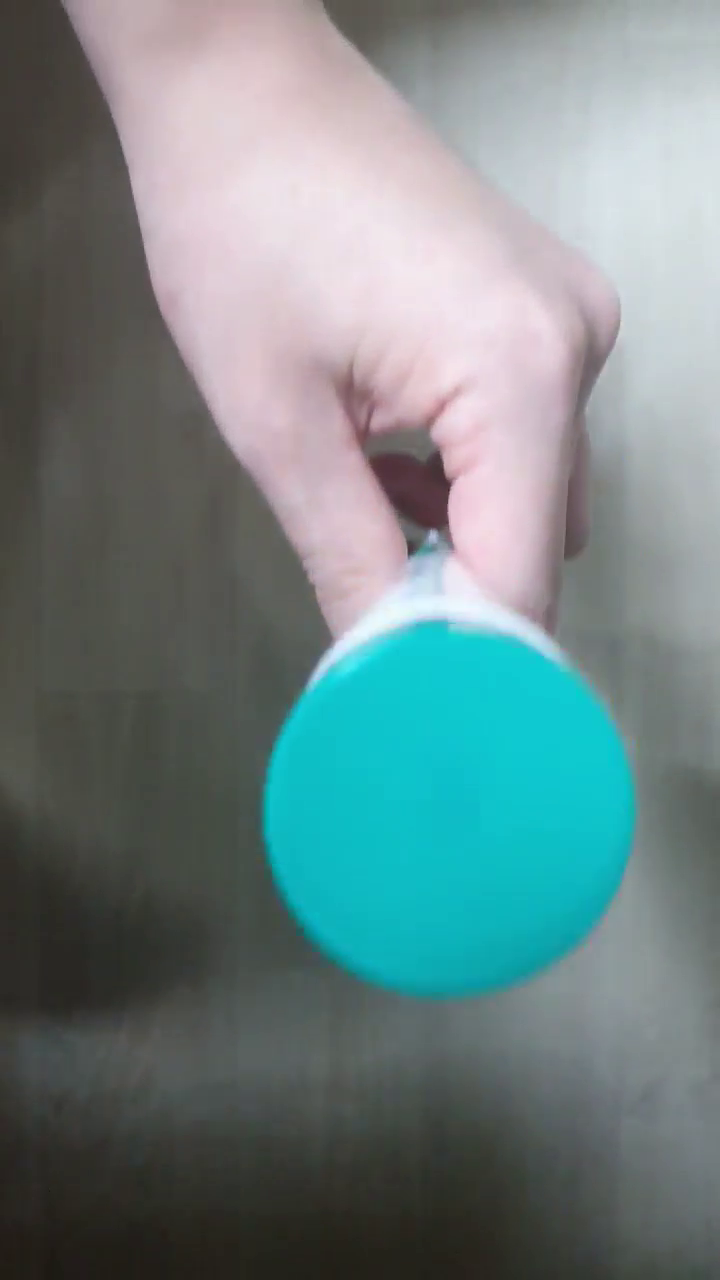
#> input picture frame 22 of Homework2/tracking3.mp4, 720 x 1280 px
$ jupyter execute Homework2.ipynb
#> lines starting #> are read from the running program, lines starting #| are printed output that depends on the picture; after the words box and inside, x2 and y2 are one past the last pixel; in counts of white or black regions, pixels touching at a corner belong together
[cell 1]
import cv2
flags = [i for i in dir(cv2) if i.startswith('COLOR_')]
print (flags)

[cell 2]
import cv2
import numpy as np

cap = cv2.VideoCapture("tracking3.mp4")

while(1):
    # Take each frame
    ret, frame = cap.read()
#> frame is the input picture: shape (1280, 720, 3); mean B, G, R 132.4, 131.9, 112.9
    # Convert BGR to HSV
    if ret :
        hsv = cv2.cvtColor(frame, cv2.COLOR_BGR2HSV)
#> hsv: shape (1280, 720, 3); mean H, S, V 86.4, 50.6, 138.2
        # define range of blue color in HSV
        lower_blue = np.array([40,50,50])
        upper_blue = np.array([90,255,255])
        # Threshold the HSV image to get only blue colors
        mask = cv2.inRange(hsv, lower_blue, upper_blue)
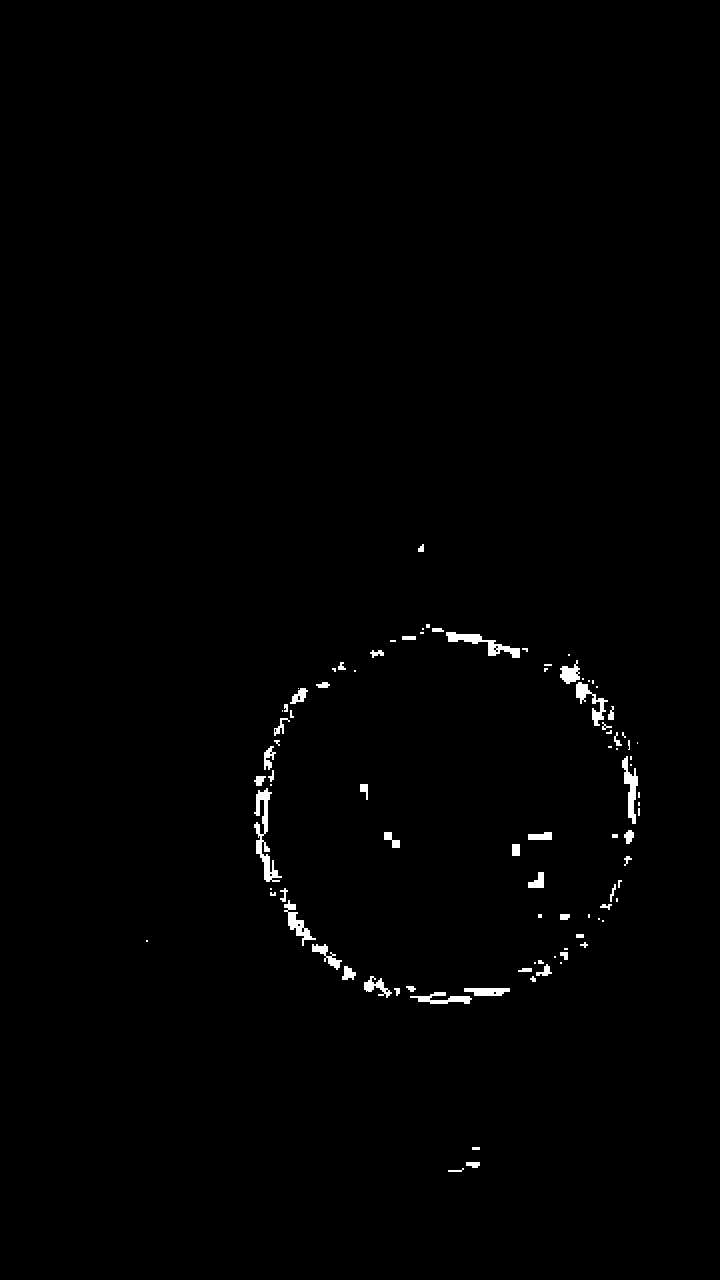
#> mask: shape (1280, 720); 0.78% white; 93 white regions (39 under 20 px), largest, box (x1, y1, x2, y2) and area: (254, 788, 282, 882) 830, (446, 632, 520, 658) 604, (622, 756, 638, 824) 484
        # Bitwise-AND mask and original image
        res = cv2.bitwise_and(frame,frame, mask= mask)
        cv2.imshow('frame',frame)
        cv2.imshow('mask',mask)
        cv2.imshow('res',res)

    else:
        break
    k = cv2.waitKey(5) & 0xFF
#> (key Esc is pressed here)
    if k == 27:
            break

cap.release()
cv2.destroyAllWindows()


$ run again, starting later in the video
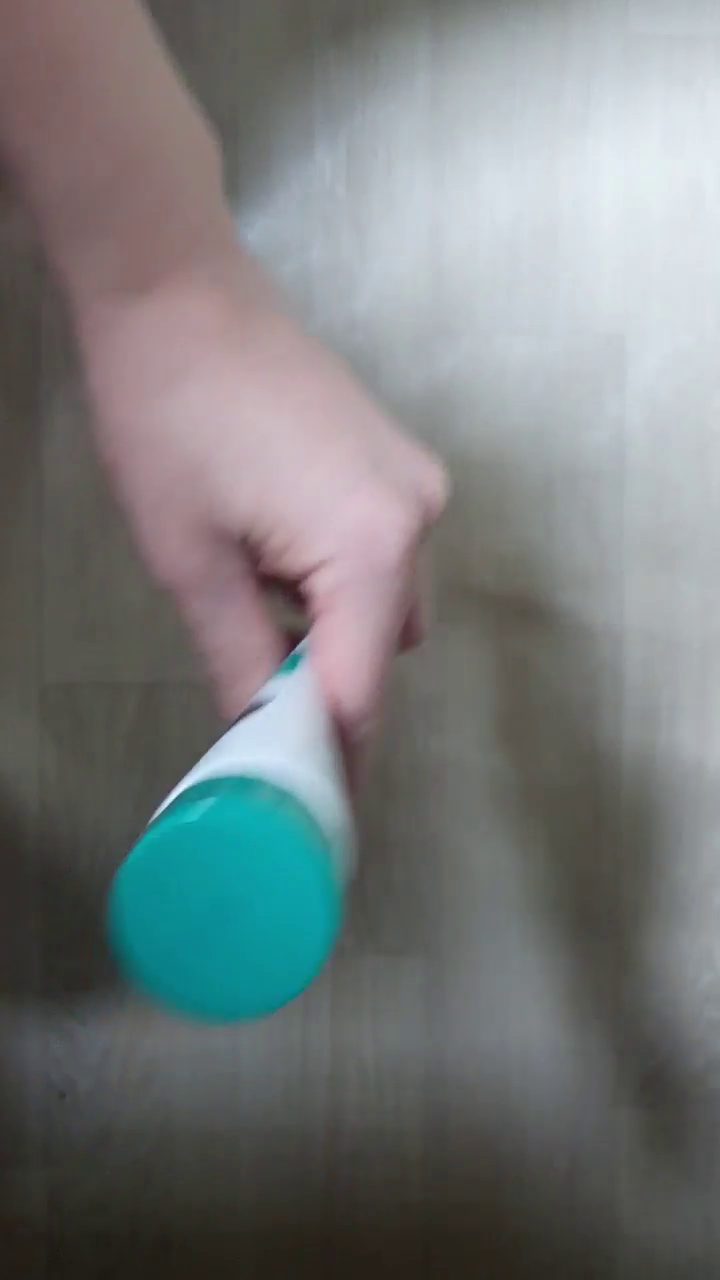
#> input picture frame 99 of Homework2/tracking3.mp4, 720 x 1280 px
#> frame is the input picture: shape (1280, 720, 3); mean B, G, R 123.3, 123.1, 119
#> hsv: shape (1280, 720, 3); mean H, S, V 74.2, 35.5, 129.8
#> `mask = cv2.inRange(hsv, lower_blue, upper_blue)`:
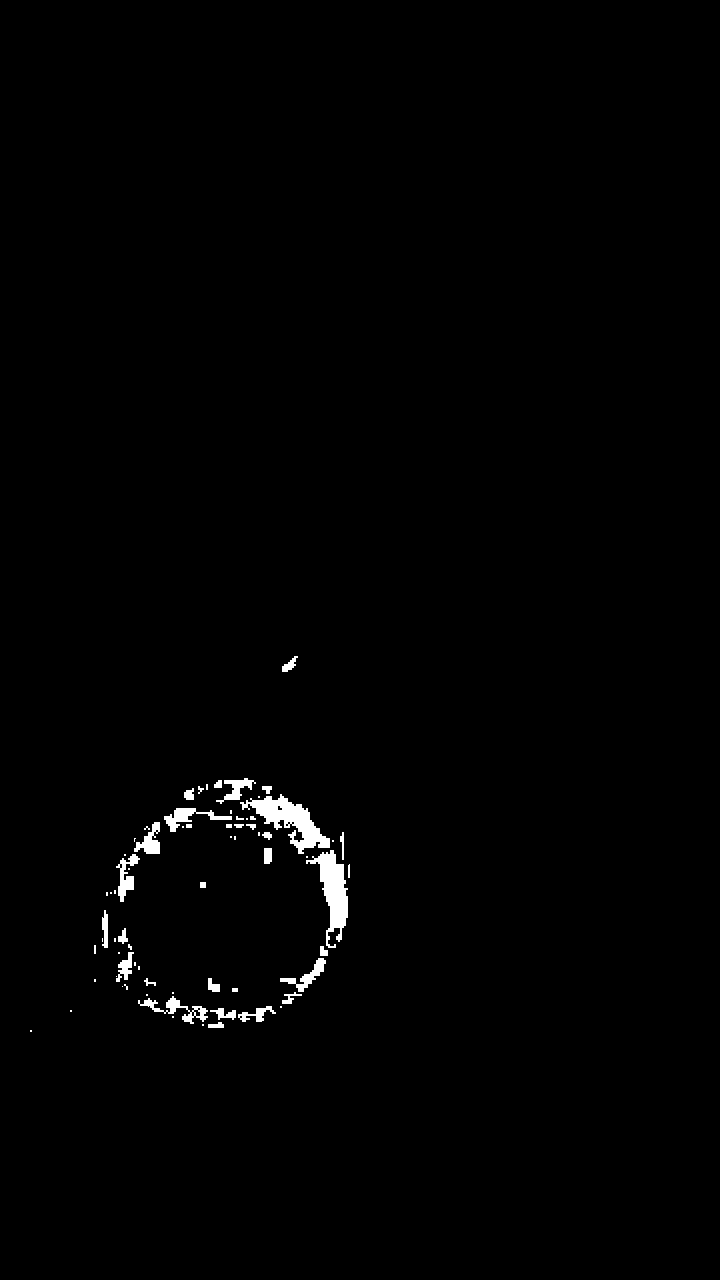
#> mask: shape (1280, 720); 0.95% white; 70 white regions (35 under 20 px), largest, box (x1, y1, x2, y2) and area: (240, 794, 330, 854) 1956, (306, 850, 348, 948) 1716, (138, 996, 208, 1024) 541

$ run again, starting later in the video
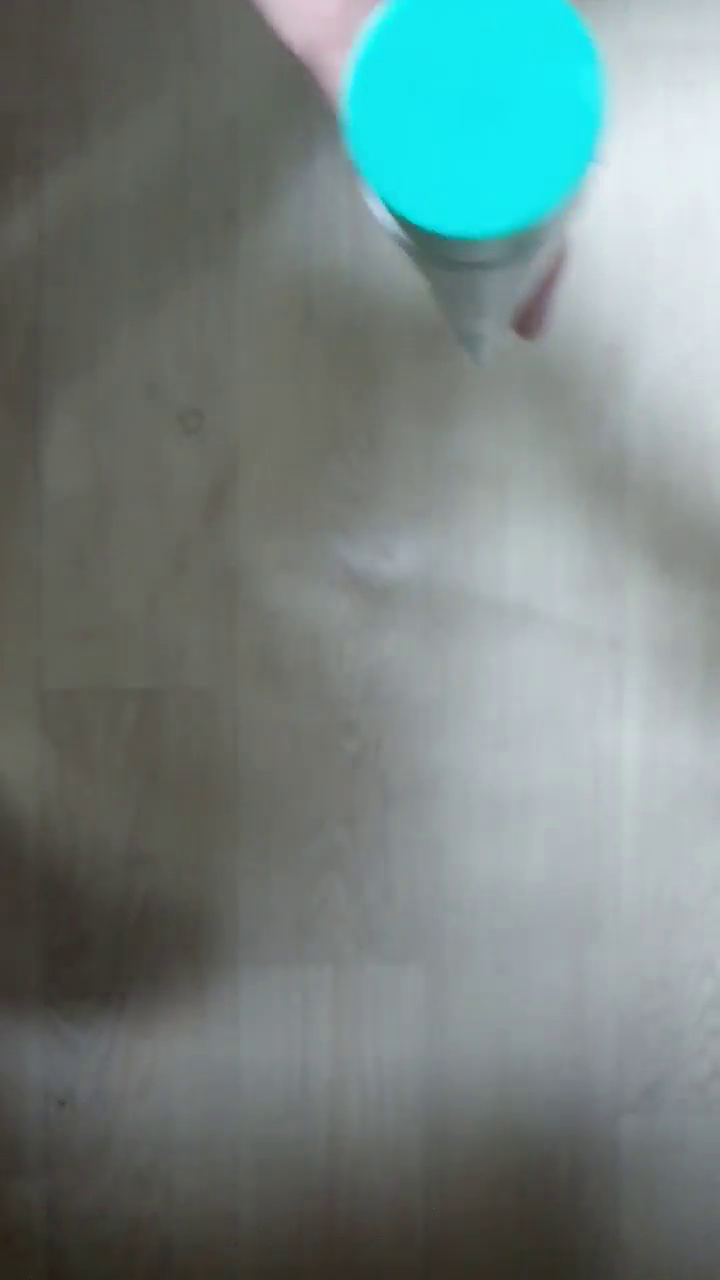
#> input picture frame 176 of Homework2/tracking3.mp4, 720 x 1280 px
#> frame is the input picture: shape (1280, 720, 3); mean B, G, R 128.5, 130.7, 115.1
#> hsv: shape (1280, 720, 3); mean H, S, V 63.6, 32.6, 132.8
#> `mask = cv2.inRange(hsv, lower_blue, upper_blue)`:
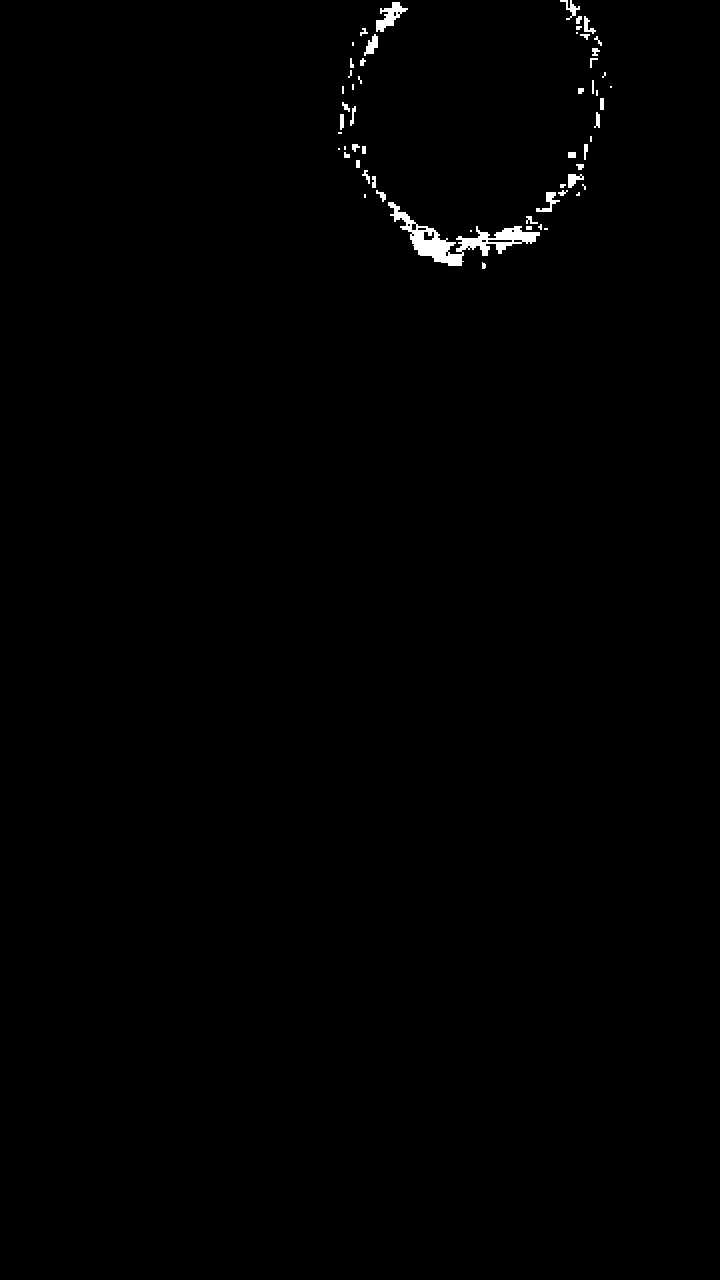
#> mask: shape (1280, 720); 0.54% white; 57 white regions (19 under 20 px), largest, box (x1, y1, x2, y2) and area: (388, 202, 540, 266) 2464, (376, 2, 408, 32) 416, (536, 192, 560, 212) 176
